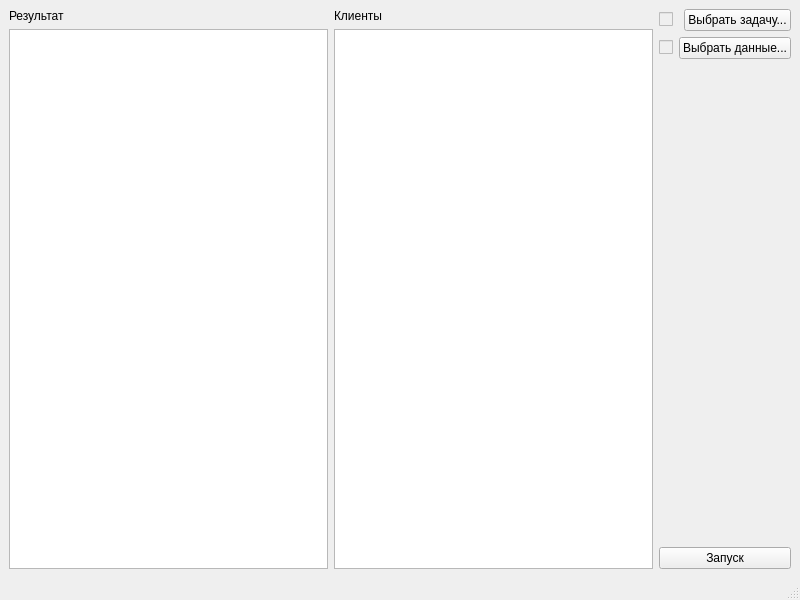
<?xml version="1.0" encoding="UTF-8"?>
<ui version="4.0">
 <class>MainWindow</class>
 <widget class="QMainWindow" name="MainWindow">
  <property name="geometry">
   <rect>
    <x>0</x>
    <y>0</y>
    <width>800</width>
    <height>600</height>
   </rect>
  </property>
  <property name="windowTitle">
   <string>MainWindow</string>
  </property>
  <widget class="QWidget" name="centralwidget">
   <layout class="QHBoxLayout" name="horizontalLayout_4">
    <item>
     <layout class="QHBoxLayout" name="horizontalLayout_3">
      <item>
       <layout class="QVBoxLayout" name="verticalLayout">
        <item>
         <widget class="QLabel" name="label_3">
          <property name="text">
           <string>Результат </string>
          </property>
         </widget>
        </item>
        <item>
         <widget class="QTextBrowser" name="textBrowser"/>
        </item>
       </layout>
      </item>
      <item>
       <layout class="QVBoxLayout" name="verticalLayout_4">
        <item>
         <widget class="QLabel" name="label_4">
          <property name="text">
           <string>Клиенты</string>
          </property>
         </widget>
        </item>
        <item>
         <widget class="QListWidget" name="listWidget"/>
        </item>
       </layout>
      </item>
     </layout>
    </item>
    <item>
     <layout class="QVBoxLayout" name="verticalLayout_3">
      <item>
       <layout class="QVBoxLayout" name="verticalLayout_2">
        <item>
         <layout class="QHBoxLayout" name="horizontalLayout">
          <item>
           <widget class="QCheckBox" name="checkBox_2">
            <property name="enabled">
             <bool>false</bool>
            </property>
            <property name="text">
             <string/>
            </property>
           </widget>
          </item>
          <item>
           <widget class="QPushButton" name="pushButton">
            <property name="sizePolicy">
             <sizepolicy hsizetype="Preferred" vsizetype="Fixed">
              <horstretch>0</horstretch>
              <verstretch>0</verstretch>
             </sizepolicy>
            </property>
            <property name="text">
             <string>Выбрать задачу...</string>
            </property>
           </widget>
          </item>
         </layout>
        </item>
        <item>
         <layout class="QHBoxLayout" name="horizontalLayout_2">
          <item>
           <widget class="QCheckBox" name="checkBox">
            <property name="enabled">
             <bool>false</bool>
            </property>
            <property name="text">
             <string/>
            </property>
           </widget>
          </item>
          <item>
           <widget class="QPushButton" name="pushButton_3">
            <property name="text">
             <string>Выбрать данные...</string>
            </property>
           </widget>
          </item>
         </layout>
        </item>
       </layout>
      </item>
      <item>
       <spacer name="verticalSpacer">
        <property name="orientation">
         <enum>Qt::Vertical</enum>
        </property>
        <property name="sizeHint" stdset="0">
         <size>
          <width>20</width>
          <height>40</height>
         </size>
        </property>
       </spacer>
      </item>
      <item>
       <widget class="QPushButton" name="pushButton_2">
        <property name="text">
         <string>Запуск</string>
        </property>
       </widget>
      </item>
     </layout>
    </item>
   </layout>
  </widget>
  <widget class="QMenuBar" name="menubar">
   <property name="geometry">
    <rect>
     <x>0</x>
     <y>0</y>
     <width>800</width>
     <height>22</height>
    </rect>
   </property>
  </widget>
  <widget class="QStatusBar" name="statusbar"/>
 </widget>
 <resources/>
 <connections/>
</ui>
